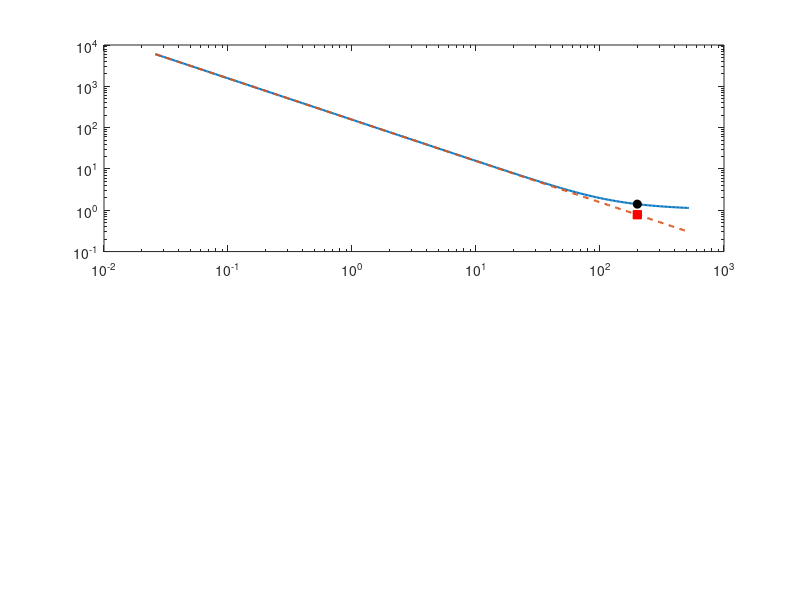

The MATLAB source for this figure: (Note: this script raises an error after producing the figure.)
%% Tarea 1 — Punto 3: razón 2.º/3.er armónico por serie de Taylor vs. resultado exacto (2b)
% Diodo: i = io*[exp(v/VT) - 1], io = 10 pA, VT = kT/e = 26 mV
% Entrada: v(t) = V0 + V1*cos(w t), V0 = 0.3 V, V1 = 0.2 V, f = 50 Hz
%
% Expansión de Taylor alrededor del punto de operación V0 (u = v - V0 = V1 cos wt):
%   i = Is*exp(u/VT) - io,  Is = io*exp(V0/VT)
%     ~ Is*[1 + u/VT + (u/VT)^2/2 + (u/VT)^3/6] - io
% Con x = V1/VT, cos^2 = (1 + cos 2wt)/2, cos^3 = (3 cos wt + cos 3wt)/4:
%   DC : Is*(1 + x^2/4) - io
%   1f : Is*(x + x^3/8)
%   2f : Is*x^2/4        (solo del término cuadrático)
%   3f : Is*x^3/24       (solo del término cúbico)
%   => I2/I3 = 6/x = 6*VT/V1
% Exacto (punto 2b): I_n = 2*Is*besseli(n, x)  =>  I2/I3 = besseli(2,x)/besseli(3,x)

clear; close all;

%% Parámetros
io = 10e-12;  VT = 26e-3;  V0 = 0.3;  V1 = 0.2;  f0 = 50;
Is = io*exp(V0/VT);
x  = V1/VT;

%% Amplitudes: Taylor (hasta orden 3, alrededor de V0) vs. exacto (Bessel)
A_tay = [Is*(1 + x^2/4) - io, Is*(x + x^3/8), Is*x^2/4, Is*x^3/24];
A_ex  = 2*Is*besseli(0:3, x);
A_ex(1) = Is*besseli(0, x) - io;

r_tay = A_tay(3)/A_tay(4);          % = 6/x
r_ex  = A_ex(3)/A_ex(4);

fprintf('\nPunto 3: x = V1/VT = %.4f, Is = io*exp(V0/VT) = %.4f uA\n', x, Is*1e6);
fprintf('%8s %16s %16s %12s\n', 'f (Hz)', 'Taylor (mA)', 'Exacto (mA)', 'Tay/Exacto');
for n = 0:3
    fprintf('%8d %16.6f %16.6f %12.4f\n', n*f0, A_tay(n+1)*1e3, A_ex(n+1)*1e3, A_tay(n+1)/A_ex(n+1));
end
fprintf('Razón I2/I3: Taylor = 6*VT/V1 = %.4f | exacta (2b) = %.4f | error relativo = %.1f %%\n', ...
    r_tay, r_ex, 100*(r_tay - r_ex)/r_ex);

% Alternativa (no recomendada): Taylor alrededor de v = 0 en vez de V0
r_tay0 = 6*(VT + V0)/V1;
fprintf('Razón I2/I3 con Taylor alrededor de v = 0: 6*(VT+V0)/V1 = %.4f\n', r_tay0);

% Amplitud de señal para la que Taylor tiene error < 10 %
x_s  = logspace(-3, log10(20), 400);
r_s  = besseli(2, x_s)./besseli(3, x_s);
err  = abs(6./x_s - r_s)./r_s;
x10  = x_s(find(err > 0.10, 1));
fprintf('Taylor (6/x) tiene error < 10 %% para x < %.3f, es decir V1 < %.1f mV\n', x10, x10*VT*1e3);

%% Figura 1: razón I2/I3 vs. amplitud de la señal
V1_s = x_s*VT;
fig = figure('Units','centimeters','Position',[2 2 18 16],'Visible','off');
subplot(2,1,1);
loglog(V1_s*1e3, r_s, 'LineWidth', 1.5); hold on;
loglog(V1_s*1e3, 6./x_s, '--', 'LineWidth', 1.5);
plot(V1*1e3, r_ex, 'ko', 'MarkerFaceColor', 'k');
plot(V1*1e3, r_tay, 'rs', 'MarkerFaceColor', 'r');
xline(V1*1e3, ':', 'V_1 = 0.2 V');
grid on; xlim([V1_s(1) V1_s(end)]*1e3);
xlabel('Amplitud de la señal V_1 (mV)'); ylabel('Razón I_{2f} / I_{3f} (adimensional)');
legend('Exacta: I_2(x)/I_3(x)', 'Taylor orden 3: 6V_T/V_1', ...
    sprintf('Exacta en V_1 = 0.2 V: %.3f', r_ex), sprintf('Taylor en V_1 = 0.2 V: %.3f', r_tay), ...
    'Location', 'southwest');
title('Razón entre 2.º y 3.er armónico de la corriente del diodo');

%% Figura 1b: comparación de amplitudes armónicas en V1 = 0.2 V
subplot(2,1,2);
b = bar(0:f0:3*f0, [A_ex; A_tay]'*1e3, 'BaseValue', 1e-3);
b(1).FaceColor = [0 0.45 0.74]; b(2).FaceColor = [0.85 0.33 0.10];
set(gca, 'YScale', 'log'); ylim([5e-3 5]); grid on;
xlabel('Frecuencia f (Hz)'); ylabel('|I(f)| (mA)');
legend('Exacto (Bessel / FFT, punto 2b)', 'Taylor hasta orden 3 alrededor de V_0', 'Location', 'northeast');
title(sprintf('Amplitudes armónicas para V_0 = %.1f V, V_1 = %.1f V (x = %.2f)', V0, V1, x));

outdir = fullfile(fileparts(mfilename('fullpath')), 'figuras');
exportgraphics(fig, fullfile(outdir, 'punto3_taylor_vs_exacto.png'), 'Resolution', 200);
fprintf('Figura guardada en %s\n', fullfile(outdir, 'punto3_taylor_vs_exacto.png'));
